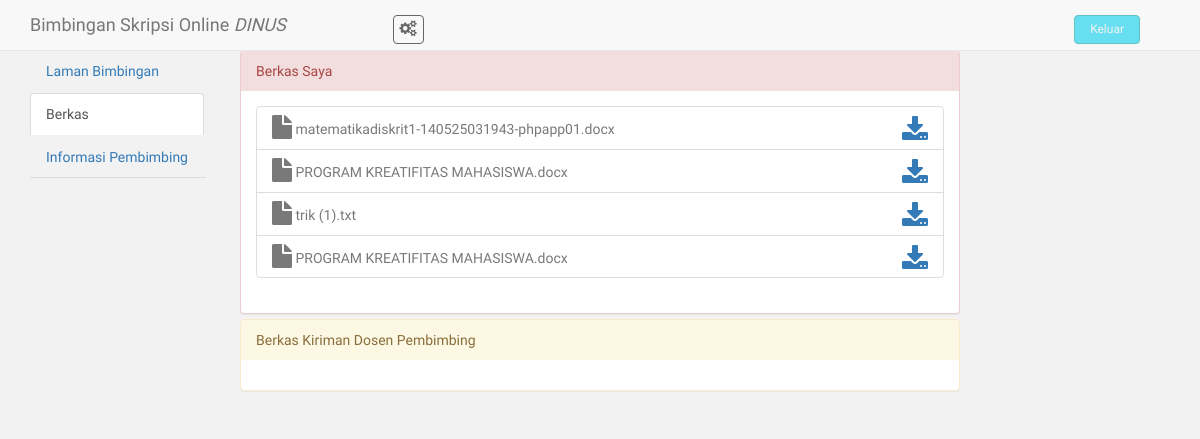
Page /berkas_mhs.php (signed in) on the committed database.
### tables this page shows
CREATE TABLE IF NOT EXISTS `berkas_mhs` (
  `id_berkas_mhs` int(11) NOT NULL AUTO_INCREMENT,
  `nama_berkas` varchar(50) NOT NULL,
  `dir_berkas` varchar(50) NOT NULL,
  PRIMARY KEY (`id_berkas_mhs`)
);

### mahasiswa.php (called while the page is built, shortened)
<?php
	class mahasiswa{
		private $host="localhost";
		private $user="root";
		private $db="bso";
		private $pass="";
		private $conn;
		public function __construct()
		{
			$this->conn = new PDO("mysql:host=".$this->host.";dbname=".$this->db,$this->user,$this->pass);
			$this->conn->setAttribute(PDO::ATTR_ERRMODE, PDO::ERRMODE_EXCEPTION);
		}
		public function showBerkasMhs($id_mhs)
		{
			$sql = "SELECT nama_berkas, dir_berkas FROM berkas_mhs
					WHERE id_berkas_mhs
					IN
					(
						SELECT id_berkas_mhs FROM penugasan
						WHERE id_tugas
						IN
						(
							SELECT id_tugas FROM penugasan WHERE id_instruksi
							IN
							(
								SELECT id_instruksi FROM instruksi
								WHERE id_bimbingan =
								(
									SELECT id_bimbingan FROM bimbingan WHERE id_mhs = :id_mhs
								)
							)
						)
					)";
			$q = $this->conn->prepare($sql) or die("Gagal!");
			$q->bindParam(':id_mhs', $id_mhs);
			$q->execute();
			$sql2 = $sql;
			$stmt = $this->conn->prepare($sql2);
			$stmt->bindParam(':id_mhs', $id_mhs);
			$stmt->execute();
			$row = $stmt->fetch(PDO::FETCH_NUM);
			while($r = $q->fetch(PDO::FETCH_ASSOC))
			{
				$data[] = $r;
			}
			if($row)
			{
				return $data;
			}
			else
				return false;
		}
	}
?>

### berkas_mhs.php (the view, shortened to what this page needs)
<?php
	include_once("mahasiswa.php");
	$obj = new mahasiswa;
	$id_mhs = $_SESSION['id_mhs'];
?>
<!DOCTYPE html>
<html>
<head>
	<link href="assets/css/bootstrap.css" rel="stylesheet">
    <link href="assets/font-awesome/css/font-awesome.css" rel="stylesheet" />
    <link href="assets/css/style.css" rel="stylesheet">
    <link href="assets/css/style-responsive.css" rel="stylesheet">
</head>
<body>
		<div class="container-fluid">
		<header>
			<div class="navbar navbar-default navbar-fixed-top" role="navigation">
				<div class="navbar-header">
					<div class="container">
						<a class="navbar-brand" href="home_mhs.php">Bimbingan Skripsi Online <em>DINUS</em></a>
						<div class="nav notify-row" id="top_menu">
			                <ul class="nav top-menu">
			                    <li id="header_inbox_bar" class="dropdown">
			                        <a data-toggle="dropdown" class="dropdown-toggle" href="home_mhs.php#">
			                            <i class="fa fa-cogs"></i>
			                        </a>
			                    </li>
			                </ul>
			            </div>
			           	<div class="top-menu">
            				<ul class="nav pull-right top-menu">
                    		<li><a class="logout" href="logout.php">Keluar</a></li>
            				</ul>
            			</div>
					</div>
				</div>
			</div>
		</header>
		<div class="container-fluid" style="padding-top : 50px">
			<div class="row">
				<div class="col-lg-2">
					<ul class="nav nav-tabs nav-stacked" data-spy="affix">
						<li><a href="home_mhs.php">Laman Bimbingan</a></li>
						<li class="active"><a href="berkas_mhs.php">Berkas</a></li>
						<li><a href="info_pembimbing.php">Informasi Pembimbing</a></li>
					</ul>
				</div>
				<div class="col-lg-8">
	           		<div class="container-fluid">
			            <div class="panel-group">
			                <div class="panel panel-danger">
			                	<div class="panel-heading">
			                	Berkas Saya
			                	</div>
			                	<div class="panel-body">
			                	<?php
		           					if($obj->showBerkasMhs($id_mhs))
		           					{
		           						echo '<ul class="list-group">';
		           						foreach ($obj->showBerkasMhs($id_mhs) as $value) {
		           							extract($value);
		           							echo '
			           						<li class="list-group-item"><i class="fa fa-file fa-2x fa-lg"></i> '.$nama_berkas.'
					                    		<div class="pull-right">
					                    		<a href="'.$dir_berkas.'"><i class="fa fa-download fa-2x"></i></a>
				                    			</div>
				                    		</li>';
		           						}
			                    		echo '</ul>';
		           					}
		           				?>
			                	</div>
			                </div>
			                <div class="panel panel-warning">
			                	<div class="panel-heading">
			                	Berkas Kiriman Dosen Pembimbing
			                	</div>
			                	<div class="panel-body">
			                	</div>
			                </div>
			            </div>
			        </div>
			    </div>
			</div>
		</div>
	</div>
</body>
</html>

### assets/css/style.css (style rules this page uses)
body { color: #797979; background: #f2f2f2; font-family: 'Ruda', sans-serif; padding: 0px !important; margin: 0px !important; font-size:14px; }
ul li { list-style: none; }
a, a:hover, a:focus { text-decoration: none; outline: none; }
ul.top-menu > li > .logout { color: #f2f2f2; font-size: 12px; border-radius: 4px; -webkit-border-radius: 4px; border: 1px solid #64c3c2 !important; padding: 5px 15px; margin-right: 15px; background: #68dff0; margin-top: 15px; }
#top_menu .nav > li, ul.top-menu > li { float: left; }
.notify-row { float: left; margin-top: 15px; margin-left: 92px; }
ul.top-menu > li > a { color: #666666; font-size: 16px; border-radius: 4px; -webkit-border-radius: 4px; border:1px solid #666666 !important; padding: 2px 6px; margin-right: 15px; }

### rows in the picture
berkas_mhs: nama_berkas "matematikadiskrit1-140525031943-phpapp01.docx"
berkas_mhs: nama_berkas "PROGRAM KREATIFITAS MAHASISWA.docx"
berkas_mhs: nama_berkas "trik (1).txt"
berkas_mhs: nama_berkas "PROGRAM KREATIFITAS MAHASISWA.docx"
